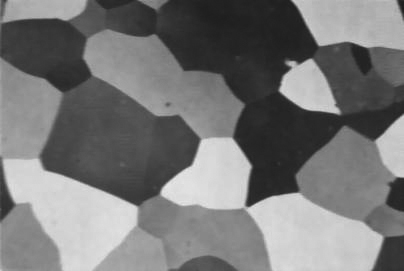
%> input picture practica_0/alumgrns.JPG, 404 x 271 px
$ octave transformacion_fourier_discreta_F0_0_colormap_imagenPasada.m   (GNU Octave 9; MATLAB toolbox functions it lacks are replaced by stand-ins)
%> lines starting %> are read from the running program, lines starting %| are printed output that depends on the picture
% Leo la imagen
imagen = imread('alumgrns.JPG');
%> imagen is the input picture: size 271x404 uint8; min 28, max 232, mean 119.4

% Convierto la imagen a escala de grises si es necesario
if size(imagen, 3) == 3
    imagen_gris = rgb2gray(imagen);
else
    imagen_gris = imagen;
end

% Muestro el rombo
imshow('alumgrns.JPG')

% Calculo la transformada de Fourier bidimensional de la imagen
F = fft2(imagen_gris);

% Reorganizo las frecuencias para centrar |F(0,0)|
F_centro = fftshift(F);

% Calculo el logaritmo de la magnitud de la transformada de Fourier
F1 = log(1 + abs(F_centro));
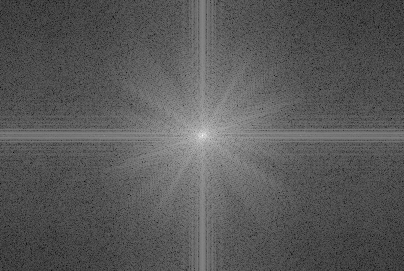
%> F1: size 271x404 double; min 0.944, max 16.39, mean 6.34; drawn with min black and max white

% Muestro la transformada de Fourier con el valor de |F(0,0)| en el centro de la imagen
figure;
imshow(F1 / 4, []);
colormap(jet);
colorbar;
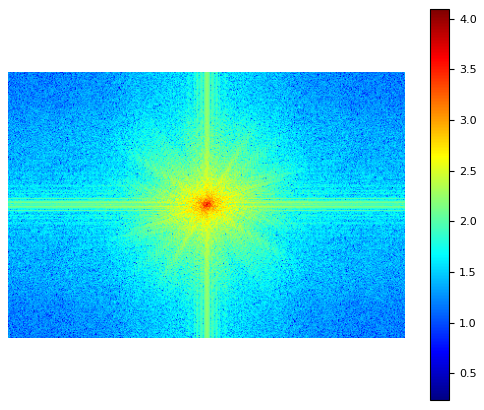
%> figure redrawn from the program's plot data

$ run again, with practica_0/Arquitectura .parisina.jpg copied over practica_0/alumgrns.JPG
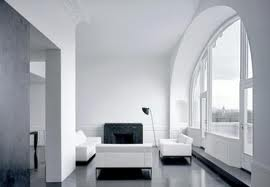
%> input picture practica_0/Arquitectura .parisina.jpg, 270 x 187 px
%> imagen is the input picture: size 187x270x3 uint8; mean R, G, B 166.2, 169.1, 175.1
%> `F1 = log(1 + abs(F_centro));`:
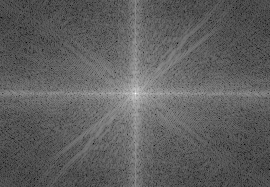
%> F1: size 187x270 double; min 1.37, max 15.96, mean 6.83; drawn with min black and max white
%> `colorbar;`:
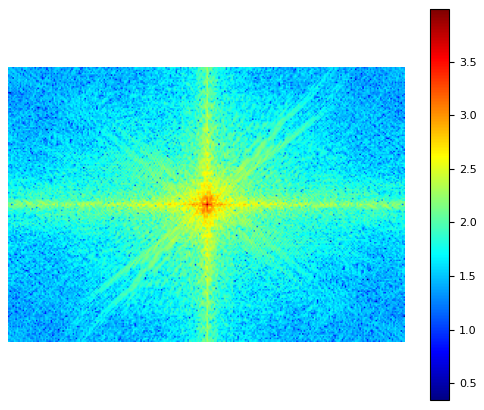
%> figure redrawn from the program's plot data
